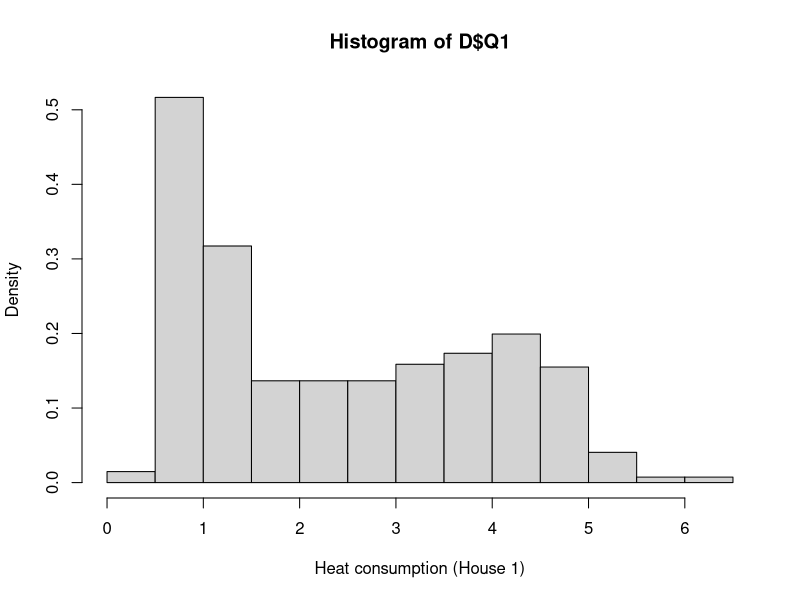
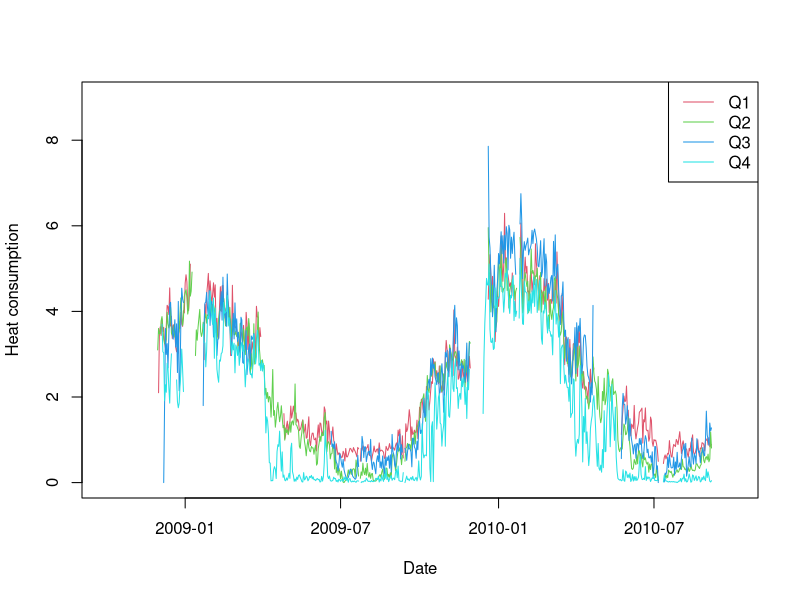
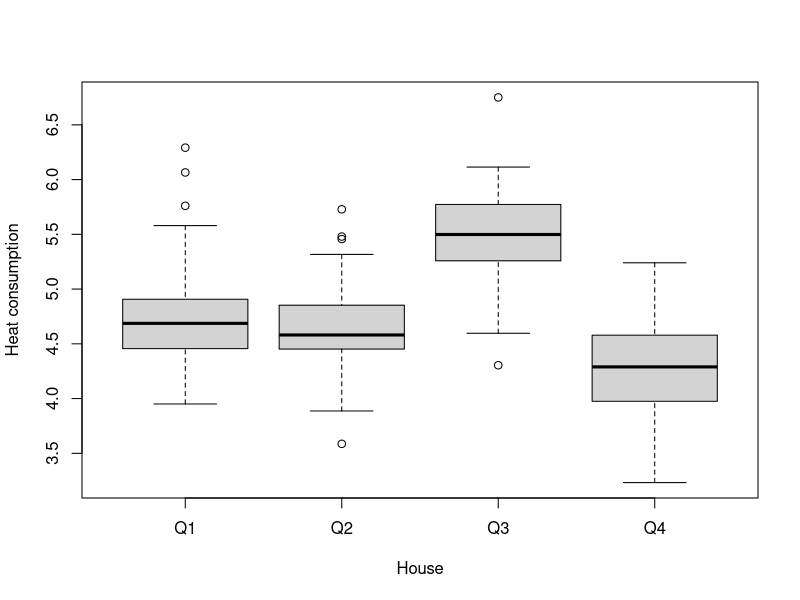
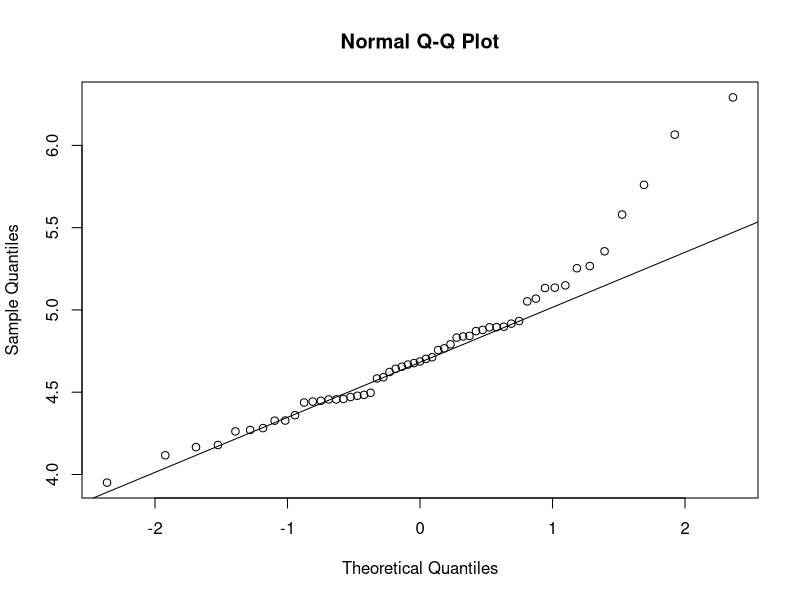

Generate these figures, in order, with R:

###########################################################################
## Set the working directory

## In RStudio the working directory is easily set via the menu
## "Session -> Set Working Directory -> To Source File Location" 
## Note: In R only "/" is used for separating in paths 
## (i.e. no backslash).
setwd("Replace with path to directory containing project files.")


###########################################################################
## Read data into R

## Read data from soenderborg1_data.csv
D <- read.table("soenderborg1_data.csv", header=TRUE, sep=";", 
                as.is=TRUE)


###########################################################################
## Simple overview of the data

## Dimensions of D (number of rows and columns)
dim(D)
##  Column/variable names
names(D)
## The first rows/observations
head(D)
## The last rows/observations
tail(D)
## Selected summary statistics
summary(D)
## Another type of summary of the dataset
str(D)


###########################################################################
## Histogram (empirical density)

## Histogram describing the empirical density of the daily heat 
## consumptions of House 1 (histogram of daily consumptions normalized 
## to have an area of 1)
hist(D$Q1, xlab="Heat consumption (House 1)", prob=TRUE)


###########################################################################
## Conversion to a date variable

## Converts the variable 't' to a date variable in R
D$t <- as.Date(x=D$t, format="%Y-%m-%d")
## Checks the result
summary(D$t)


###########################################################################
## Plot of data over time

## Plot of heat consumption over time
plot(D$t, D$Q1, type="l", xlim=as.Date(c("2008-10-02","2010-10-01")), 
     ylim=c(0,9), xlab="Date", ylab="Heat consumption", col=2)
lines(D$t, D$Q2, col=3)
lines(D$t, D$Q3, col=4)
lines(D$t, D$Q4, col=5)
## Add a legend
legend("topright", legend=paste0("Q", c(1,2,3,4)), lty=1, col=2:5)


###########################################################################
## Taking a subset

## Subset of the data: only Jan-Feb 2010
Dsel <- subset(D, "2010-01-01" <= t & t < "2010-3-01")


###########################################################################
## Box plot

## Box plot of daily heat consumption by house
boxplot(Dsel[ ,c("Q1","Q2","Q3","Q4")],
        xlab="House", ylab="Heat consumption")


###########################################################################
## Summary statistics for daily heat consumptions

## Total number of observations for House 1 during Jan-Feb 2010
## (doesn't include missing values if there are any)
sum(!is.na(Dsel$Q1))
## Sample mean of daily heat consumption for House 1, Jan-Feb 2010
mean(Dsel$Q1, na.rm=TRUE)
## Sample variance of daily heat consumption for House 1, Jan-Feb 2010
var(Dsel$Q1, na.rm=TRUE)
## etc.
##
## The argument 'na.rm=TRUE' ensures that the statistic is
## computed even in cases where there are missing values.


###########################################################################
## qq-plot for model validation

## qq-plot of daily heat consumption (House 1)
qqnorm(Dsel$Q1)
qqline(Dsel$Q1)


###########################################################################
## Confidence interval for the mean

## CI for the mean daily heat consumption of House 1
t.test(Dsel$Q1, conf.level=0.95)$conf.int


###########################################################################
## One-sample t-test

##  Testing hypothesis mu=2.38 for daily heat consumption 
## (House 1, Jan-Feb 2010)
t.test(Dsel$Q1, mu=2.38)


###########################################################################
## Welch t-test for comparing two (independent) samples

## Comparing the heat consumption of House 1 and 2
t.test(Dsel$Q1, Dsel$Q2)


###########################################################################
## Computing correlations

## Correlation between heat consumption and global radiation
cor(D[, c("Q1","G")], use="pairwise.complete.obs")


###########################################################################
## Subsets in R

## Optional extra remark about taking subsets in R
##
## A logical vector with TRUE or FALSE for each row in D, e.g.:
## Finding days with frost
D$Ta < 0
## Can be used to extract heat consumptions for House 1 on 
## days with frost
D$Q1[D$Ta < 0]
## The 'subset' function can be used as well
subset(D, Ta < 0)
## More complex logical expressions can be made, e.g.:
## Observations from days with frost before 2010
subset(D, t < "2010-01-01" & Ta < 0)


###########################################################################
## More R tips

## Use a 'for'-loop to calculate the summary statistics for each house
## and assign the result to a new data.frame
Tbl <- data.frame()
## Find the relevant columns
selected <- c("Q1","Q2","Q3","Q4")
## Calculate the summary statistics for each house
for(i in selected){
  ## Take the relevant column
  x <- Dsel[, i]
  ## Compute the sample mean
  Tbl[i, "mean"] <- mean(x, na.rm=TRUE)
  ## Compute the sample variance
  Tbl[i, "var"] <- var(x, na.rm=TRUE) }
## View the content of Tbl
Tbl
  
## In R there are even more condensed ways to do such 
## calculations, e.g.:
apply(Dsel[, selected], 2, mean, na.rm=TRUE)
## or several calculations in one go
apply(Dsel[, selected], 2, function(x){
  c(mean=mean(x, na.rm=TRUE),
    var=var(x, na.rm=TRUE)) })
## See more useful functions with: ?apply, ?aggregate and ?lapply
## For extremely efficient data handling see, e.g., the packages: 
## dplyr, tidyr, reshape2 and ggplot2

## LaTeX tips:
## The R package "xtable" can generate LaTeX tables written to a file 
## and thereby they can automatically be included in a .tex document.
## The R package "knitr" can be used very elegantly to generate .tex 
## documents with R code written directly in the document. This  
## document and the book were generated using knitr.
